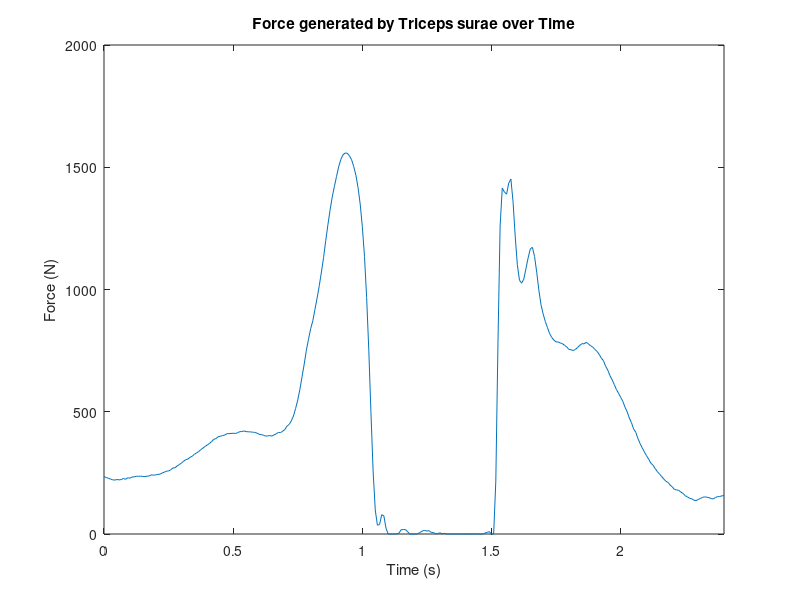
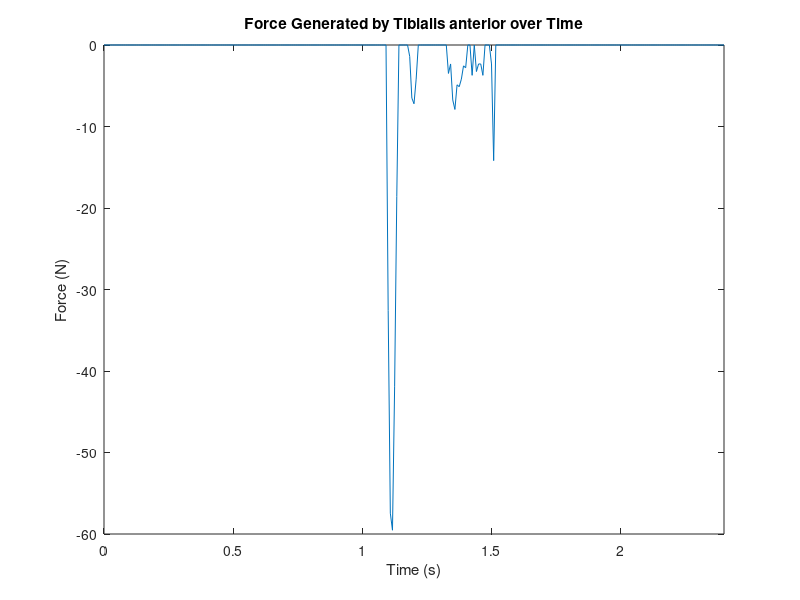
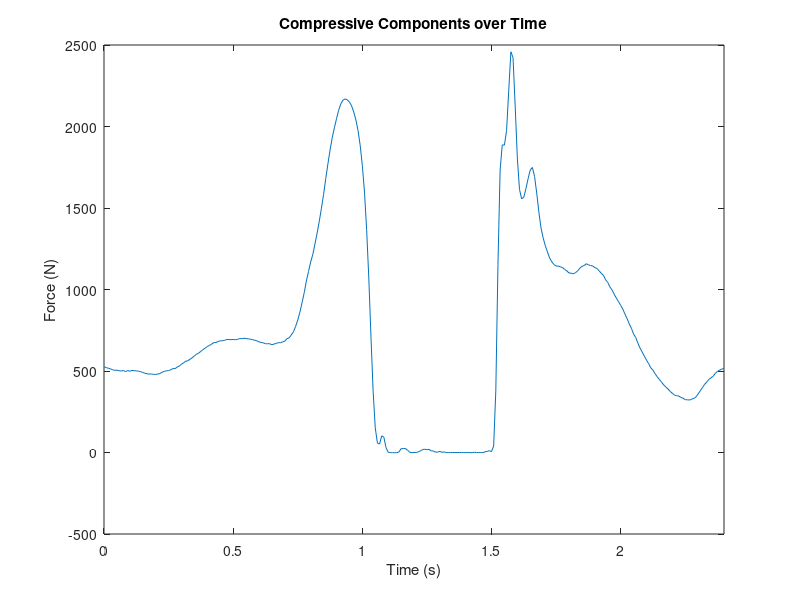
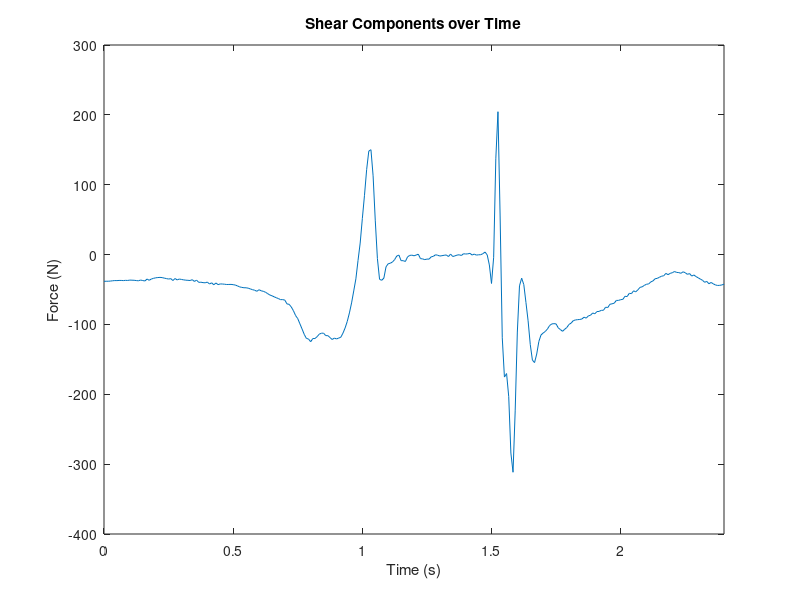

Reproduce these figures in MATLAB, in order.
% Created by: Anthony Le
% Last udpated: 03.18.2018

% KIN 523: Homework 8 - Work, Power, Energy, and Force Estimation
% Due: 03.16.18
%%
close all;
clear;

load('HW8_Data.mat');

f_s = 120;
delta_t = 1 / f_s;
time = frame .* delta_t;

% Problem 5
r_AchT = 4.5 / 100; % Achilles Tendon moment arm in m
r_TibA = 4.3 / 100; % Tibialis Anterior moment arm in m

% F_AchT = RJM ./ r_AchT;
% F_TibA = zeros(length(frame));

F_AchT = [];
F_TibA = [];

for i = 1:length(frame)
    if RJM(i) > 0
        F_AT = RJM(i) / r_AchT;
        F_AchT = cat(1, F_AchT, F_AT);
        F_TA = 0;
        F_TibA = cat(1, F_TibA, F_TA);
    elseif RJM(i) < 0
        F_AT = 0;
        F_AchT = cat(1, F_AchT, F_AT);
        F_TA = RJM(i) / r_TibA;
        F_TibA = cat(1, F_TibA, F_TA);
    else
        F_AT = 0;
        F_AchT = cat(1, F_AchT, F_AT);
        F_TA = 0;
        F_TibA = cat(1, F_TibA, F_TA);
    end
end
        
figure(1);
plot(time, F_AchT);
xlim([0 2.4]);
xlabel('Time (s)');
ylabel('Force (N)');
title('Force generated by Triceps surae over Time');

figure(2);
plot(time, F_TibA);
xlim([0 2.4]);
xlabel('Time (s)');
ylabel('Force (N)');
title('Force Generated by Tibialis anterior over Time');

% Problem 6
max_stress = 30; % in N/cm^2
Sol_PCSA = 69; % in cm^2
MG_PCSA = 26; % in cm^2
LG_PCSA = 10; % in cm^2

max_F_idx = find(F_AchT == max(F_AchT)); % indx = 113, frame = 112

% part a
a = RJM(max_F_idx) / (max_stress * ((r_AchT * Sol_PCSA) + (r_AchT * MG_PCSA) + (r_AchT * LG_PCSA)));

% part b
F_Sol = a * max_stress * Sol_PCSA; % in N
F_MG = a * max_stress * MG_PCSA; % in N
F_LG = a * max_stress * LG_PCSA; % in N

max_isoF = max_stress * (Sol_PCSA + MG_PCSA + LG_PCSA);

percent_Fm = (F_AchT(max_F_idx) / max_isoF) * 100; % or a * 100

% Problem 7
F_contactC = RJF_C + (sind(82) .* F_AchT) + (sin(60) .* F_TibA);
F_contactS = RJF_S - (cosd(82) .* F_AchT) + (cosd(60) .* F_TibA);

figure(3);
plot(time, F_contactC);
xlim([0 2.4]);
xlabel('Time (s)');
ylabel('Force (N)');
title('Compressive Components over Time');

figure(4);
plot(time, F_contactS);
xlim([0 2.4]);
xlabel('Time (s)');
ylabel('Force (N)');
title('Shear Components over Time');